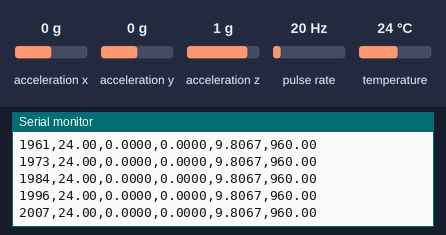
The program below on a simulated ESP32. On the bench: the last lines printed to the serial monitor. Wiring (inferred from the names in the program): pulse sensor: data GPIO 5. Inputs (shaded band) come from the test bench; at power-on: acceleration x 0 g, pulse rate 20 Hz, temperature 24 °C, acceleration y 0 g, acceleration z 1 g.

Above: at 2.2 s.
2.3 s: acceleration x set to -1.4 g
At 3.6 s:
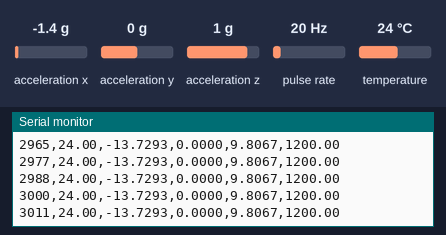
3.8 s: pulse rate (sensor on GPIO 5) set to 4 Hz
At 4.6 s:
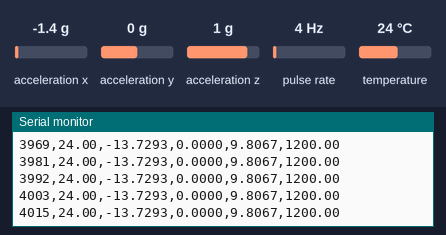
5.3 s: temperature set to 12 °C
At 6.6 s:
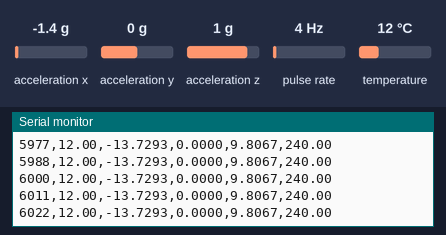
6.8 s: acceleration y set to -1.4 g
At 7.7 s:
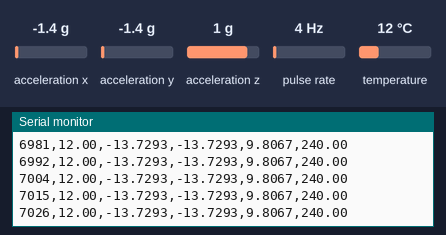
8.3 s: acceleration z set to -1.4 g
At 9.6 s:
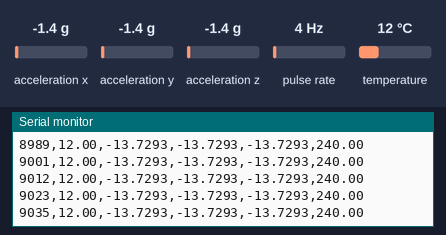
9.8 s: pulse rate (sensor on GPIO 5) set to 50 Hz
At 10.6 s:
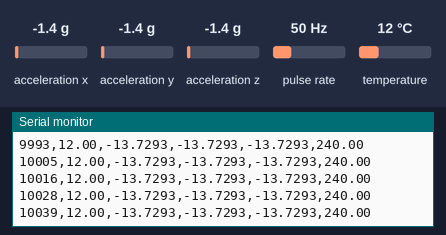
Timing chart, 0 to 12.3 s (numbered marks = the images above; inputs shaded):
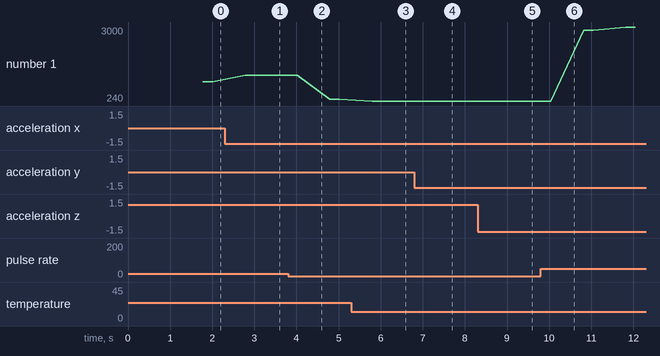

Measured:
- after the input at 2.3 s, the serial monitor: prints a new line after 0.48 s (image 1)

The program:

main.cpp
```cpp
#include <Arduino.h>
#include <Wire.h>
#include <OneWire.h>
#include <DallasTemperature.h>
#include <Adafruit_Sensor.h>
#include <Adafruit_ADXL345_U.h>

#define TEMP_PIN 4
#define HALL_PIN 5
#define SDA_PIN 21
#define SCL_PIN 22

OneWire oneWire(TEMP_PIN);
DallasTemperature tempSensor(&oneWire);
Adafruit_ADXL345_Unified adxl(12345);

volatile uint32_t pulseCount = 0;

bool adxlOK = false;

float temperature = NAN;
float rpm = 0.0;

uint32_t lastTempTime = 0;
uint32_t lastRpmTime = 0;
uint32_t lastPulseCount = 0;

void IRAM_ATTR hallISR()
{
    pulseCount++;
}

void setup()
{
    Serial.begin(115200);
    delay(1000);

    Wire.begin(SDA_PIN, SCL_PIN);

    tempSensor.begin();

    pinMode(HALL_PIN, INPUT_PULLUP);
    attachInterrupt(digitalPinToInterrupt(HALL_PIN), hallISR, FALLING);

    if (adxl.begin())
    {
        adxlOK = true;
        adxl.setRange(ADXL345_RANGE_16_G);
        adxl.setDataRate(ADXL345_DATARATE_100_HZ);
    }

    Serial.println("timestamp_ms,temperature_C,accel_x,accel_y,accel_z,rpm");
}

void loop()
{
    uint32_t now = millis();

    if (now - lastTempTime >= 1000)
    {
        lastTempTime = now;

        tempSensor.requestTemperatures();

        float value = tempSensor.getTempCByIndex(0);

        if (value != DEVICE_DISCONNECTED_C)
        {
            temperature = value;
        }
    }

    if (now - lastRpmTime >= 1000)
    {
        noInterrupts();
        uint32_t currentPulses = pulseCount;
        interrupts();

        uint32_t pulses = currentPulses - lastPulseCount;

        rpm = pulses * 60.0;

        lastPulseCount = currentPulses;
        lastRpmTime = now;
    }

    float ax = NAN;
    float ay = NAN;
    float az = NAN;

    if (adxlOK)
    {
        sensors_event_t event;
        adxl.getEvent(&event);

        ax = event.acceleration.x;
        ay = event.acceleration.y;
        az = event.acceleration.z;
    }

    Serial.print(now);
    Serial.print(",");

    if (isnan(temperature))
        Serial.print("NaN");
    else
        Serial.print(temperature, 2);

    Serial.print(",");

    if (isnan(ax))
        Serial.print("NaN");
    else
        Serial.print(ax, 4);

    Serial.print(",");

    if (isnan(ay))
        Serial.print("NaN");
    else
        Serial.print(ay, 4);

    Serial.print(",");

    if (isnan(az))
        Serial.print("NaN");
    else
        Serial.print(az, 4);

    Serial.print(",");
    Serial.println(rpm, 2);

    delay(10);
}
```
